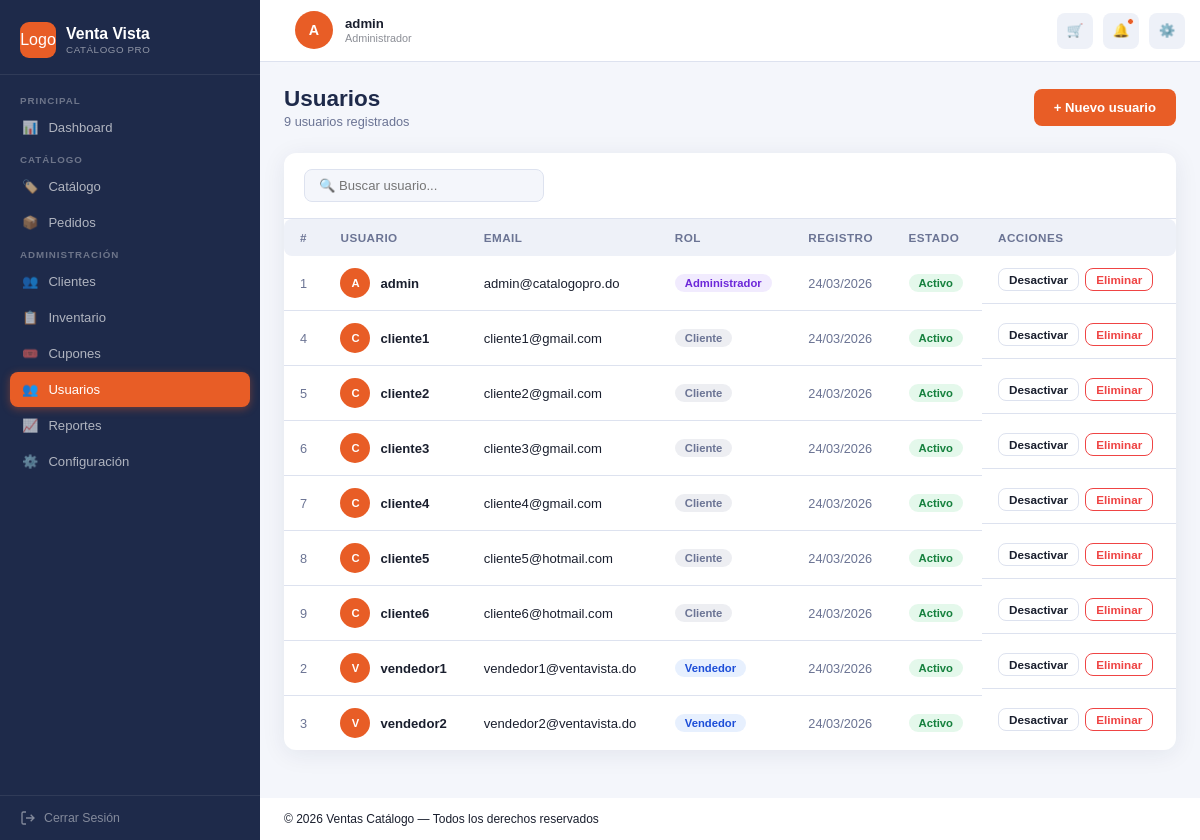
/usuarios (signed in), run on the app's committed database.
### tables this page shows
CREATE TABLE usuarios ( 

    idUsuario       INT          NOT NULL AUTO_INCREMENT, 

    nombreUsuario   VARCHAR(60)  NOT NULL, 

    contrasena      VARCHAR(255) NOT NULL COMMENT 'Hash bcrypt', 

    email           VARCHAR(100) NOT NULL, 

    activo          TINYINT(1)   NOT NULL DEFAULT 1, 

    idRol           INT          NOT NULL, 

    fechaRegistro   DATETIME     NOT NULL DEFAULT CURRENT_TIMESTAMP, 

    PRIMARY KEY (idUsuario), 

    UNIQUE KEY uk_usuario_email (email), 

    CONSTRAINT fk_usuario_rol FOREIGN KEY (idRol) 

        REFERENCES roles (idRol) ON UPDATE CASCADE 

);

CREATE TABLE roles ( 

    idRol       INT          NOT NULL AUTO_INCREMENT, 

    nombre      VARCHAR(30)  NOT NULL COMMENT 'Administrador | Vendedor | Cliente', 

    descripcion VARCHAR(120), 

    PRIMARY KEY (idRol), 

    UNIQUE KEY uk_rol_nombre (nombre) 

);

### app/core/Controller.php (called while the page is built, shortened)
<?php
abstract class Controller {
    protected function render(string $vista, array $datos = []): void {
        require dirname(__DIR__) . '/views/layouts/layout.php';
    }
}

### app/controllers/UsuarioController.php (called while the page is built, shortened)
<?php
class UsuarioController extends Controller {
    public function index(): void {
        $this->render('usuarios/index', [
            'usuarios' => Usuario::obtenerTodos(),
            'flash'    => $this->getFlash(),
            'usuario'  => $this->usuarioActual(),
        ]);
    }
}

### app/core/Router.php (called while the page is built, shortened)
<?php
class Router {
    public function run(){
        $url = $_GET['url'] ?? '';
        $url = trim($url, '/');
        $routes = require dirname(__DIR__, 2) . '/config/routes.php';
        if (isset($routes[$url])) {
            $action = $routes[$url]['action'];
        }
        else{
            $controllerName = 'AuthController';
            $action = 'login';
        }
        $controller = new $controllerClass();
        $controller->$action();
    }
}

### public/index.php (called while the page is built, shortened)
<?php
$router = new Router();
$router->run();
?>

### app/models/Usuario.php (called while the page is built, shortened)
<?php
class Usuario extends Model{
    public static function obtenerTodos(): array{
        $sql = "SELECT u.*, r.nombre AS rol
                FROM usuarios u
                JOIN roles r ON u.idRol = r.idRol";
        return self::db()->query($sql)->fetchAll(PDO::FETCH_ASSOC);
    }
}

### app/views/usuarios/index.php (the view, shortened to what this page needs)
<?php $usuarios = $usuarios ?? []; ?>
<div class="page-header">
    <div>
        <h1 class="page-titulo">Usuarios</h1>
        <p class="page-sub"><?= count($usuarios) ?> usuarios registrados</p>
    </div>
    <a href="<?= BASE_URL ?>usuarios/crear" class="btn btn-primario">+ Nuevo usuario</a>
</div>
<div class="panel">
    <div class="panel-header">
        <input class="input-buscar" type="text" id="buscador" placeholder="🔍 Buscar usuario...">
    </div>
    <div class="tabla-wrapper">
        <table class="tabla" id="tabla-usuarios">
            <thead>
                <tr>
                    <th>#</th>
                    <th>Usuario</th>
                    <th>Email</th>
                    <th>Rol</th>
                    <th>Registro</th>
                    <th>Estado</th>
                    <th>Acciones</th>
                </tr>
            </thead>
            <tbody>
                <?php if (empty($usuarios)): ?>
                    <tr><td colspan="7" class="tabla-vacia">No hay usuarios registrados.</td></tr>
                <?php else: ?>
                    <?php foreach ($usuarios as $u): ?>
                    <tr>
                        <td class="texto-muted"><?= $u['idUsuario'] ?></td>
                        <td>
                            <div class="avatar-fila">
                                <div class="avatar-mini"><?= strtoupper(substr($u['nombreUsuario'], 0, 1)) ?></div>
                                <strong><?= htmlspecialchars($u['nombreUsuario']) ?></strong>
                            </div>
                        </td>
                        <td><?= htmlspecialchars($u['email']) ?></td>
                        <td>
                            <span class="badge <?= match($u['idRol']) { 1 => 'badge--morado', 2 => 'badge--azul', default => 'badge--gris' } ?>">
                                <?= htmlspecialchars($u['rol'] ?? '') ?>
                            </span>
                        </td>
                        <td class="texto-muted"><?= date('d/m/Y', strtotime($u['fechaRegistro'])) ?></td>
                        <td>
                            <span class="badge <?= $u['activo'] ? 'badge--verde' : 'badge--rojo' ?>">
                                <?= $u['activo'] ? 'Activo' : 'Inactivo' ?>
                            </span>
                        </td>
                        <td class="acciones">
                            <form method="POST" action="<?= BASE_URL ?>usuarios/estado" style="display:inline">
                                <button class="btn-tabla" type="submit">
                                    <?= $u['activo'] ? 'Desactivar' : 'Activar' ?>
                                </button>
                            </form>
                            <form method="POST" action="<?= BASE_URL ?>usuarios/eliminar" style="display:inline"
                                  onsubmit="return confirm('¿Eliminar este usuario permanentemente?')">
                                <button class="btn-tabla btn-tabla--eliminar" type="submit">Eliminar</button>
                            </form>
                        </td>
                    </tr>
                    <?php endforeach; ?>
                <?php endif; ?>
            </tbody>
        </table>
    </div>
</div>

### app/views/layouts/header.php (shortened to what this page needs)
<header class="topbar">
      <div class="usuario">
        <div class="usuario-avatar" id="sb-avatar"><?= $iniciales ?></div>
        <div>
          <div class="usuario-nombre" id="sb-nombre"><?= $nombreUsuario ?></div>
          <div class="usuario-rol" id="sb-rol"><?= $nombreRol ?></div>
        </div>
      </div>
        <div class="topbar-derecha">
          <button class="accion-topbar">
            🛒
          </button>
          <button class="accion-topbar">
            🔔<span class="indicador-badge"></span>
          </button>
          <button class="accion-topbar">⚙️</button>
        </div>
</header>

### public/css/common.css (style rules this page uses)
:root { --primario: #1e2a4a; --primario-claro: #2d3f6b; --acento: #e85d26; --acento-claro: #ff7a45; --acento2: #f5a623; --fondo: #f4f6fb; --superficie: #ffffff; --superficie2: #eef1f8; --borde: #dde2ef; --texto: #1a1f2e; --texto-muted: #6b7494; --exito: #22c55e; --advertencia: #f59e0b; --peligro: #ef4444; --info: #3b82f6; --ancho-sidebar: 260px; --radio: 12px; --radio-sm: 8px; --sombra: 0 4px 24px rgba(30,42,74,.08); --sombra-md: 0 8px 40px rgba(30,42,74,.13); --fuente-display: 'Sora', sans-serif; --fuente-cuerpo: 'Plus Jakarta Sans', sans-serif; }
*, *::before, *::after { box-sizing: border-box; margin: 0; padding: 0; }
html { height: 100%; font-size: 15px; -webkit-font-smoothing: antialiased; }
body { font-family: var(--fuente-cuerpo); background: var(--fondo); color: var(--texto); min-height: 100vh; }
a { color: inherit; text-decoration: none; }
button { cursor: pointer; font-family: var(--fuente-cuerpo); }
input, select, textarea { font-family: var(--fuente-cuerpo); }
.btn { display: inline-flex; align-items: center; justify-content: center; gap: 8px; padding: 11px 20px; border-radius: var(--radio-sm); font-weight: 600; font-size: .875rem; border: none; transition: .2s; cursor: pointer; font-family: var(--fuente-cuerpo); }
.btn-primario { background: var(--acento); color: white; }
form { display: flex; flex-direction: column; gap: 15px; }
table { width: 100%; border-collapse: collapse; font-size: .875rem; }
thead th { background: var(--superficie2); padding: 10px 14px; text-align: left; font-size: .75rem; font-weight: 700; color: var(--texto-muted); letter-spacing: .05em; text-transform: uppercase; white-space: nowrap; }
thead th:first-child { border-radius: var(--radio-sm) 0 0 var(--radio-sm); }
thead th:last-child { border-radius: 0 var(--radio-sm) var(--radio-sm) 0; }
tbody td { padding: 12px 14px; border-bottom: 1px solid var(--borde); vertical-align: middle; color: var(--texto); }
tbody tr:last-child td { border-bottom: none; }
tbody tr { transition: .15s; }

### public/css/header.css (style rules this page uses)
.usuario { padding: 16px 20px; display: flex; align-items: center; gap: 12px; border-bottom: 1px solid rgba(255,255,255,.08); }
.usuario-avatar { color: white; width: 38px; height: 38px; border-radius: 50%; background: var(--acento); display: flex; align-items: center; justify-content: center; font-weight: 700; font-size: .95rem; flex-shrink: 0; }
.usuario-nombre { font-size: .88rem; font-weight: 600; }
.usuario-rol { font-size: .72rem; opacity: .5; margin-top: 1px; }
.topbar { background: white; height: 62px; display: flex; align-items: center; justify-content: space-between; padding: 0 15px; border-bottom: 1px solid var(--borde); position: sticky; top: 0; z-index: 50; }
.topbar-derecha { display: flex; align-items: center; gap: 10px; }
.accion-topbar { width: 36px; height: 36px; border-radius: var(--radio-sm); background: var(--superficie2); display: flex; align-items: center; justify-content: center; cursor: pointer; position: relative; border: none; color: var(--texto-muted); transition: .15s; }
.indicador-badge { position: absolute; top: 5px; right: 5px; width: 7px; height: 7px; background: var(--acento); border-radius: 50%; border: 1.5px solid white; }

### data on the page
usuarios: nombreUsuario "admin", idUsuario "1", nombreUsuario "A", email "admin@catalogopro.do", idRol.nombre "Administrador", fechaRegistro "24/03/2026", activo "Activo"
usuarios: idUsuario "4", nombreUsuario "C", nombreUsuario "cliente1", email "cliente1@gmail.com", idRol.nombre "Cliente", fechaRegistro "24/03/2026", activo "Activo"
usuarios: idUsuario "5", nombreUsuario "C", nombreUsuario "cliente2", email "cliente2@gmail.com", idRol.nombre "Cliente", fechaRegistro "24/03/2026", activo "Activo"
usuarios: idUsuario "6", nombreUsuario "C", nombreUsuario "cliente3", email "cliente3@gmail.com", idRol.nombre "Cliente", fechaRegistro "24/03/2026", activo "Activo"
usuarios: idUsuario "7", nombreUsuario "C", nombreUsuario "cliente4", email "cliente4@gmail.com", idRol.nombre "Cliente", fechaRegistro "24/03/2026", activo "Activo"
usuarios: idUsuario "8", nombreUsuario "C", nombreUsuario "cliente5", email "cliente5@hotmail.com", idRol.nombre "Cliente", fechaRegistro "24/03/2026", activo "Activo"
usuarios: idUsuario "9", nombreUsuario "C", nombreUsuario "cliente6", email "cliente6@hotmail.com", idRol.nombre "Cliente", fechaRegistro "24/03/2026", activo "Activo"
usuarios: idUsuario "2", nombreUsuario "V", nombreUsuario "vendedor1", email "vendedor1@ventavista.do", idRol.nombre "Vendedor", fechaRegistro "24/03/2026", activo "Activo"
usuarios: idUsuario "3", nombreUsuario "V", nombreUsuario "vendedor2", email "vendedor2@ventavista.do", idRol.nombre "Vendedor", fechaRegistro "24/03/2026", activo "Activo"

### other printed values
$iniciales "A"
$nombreRol "Administrador"
count($usuarios) "9"
